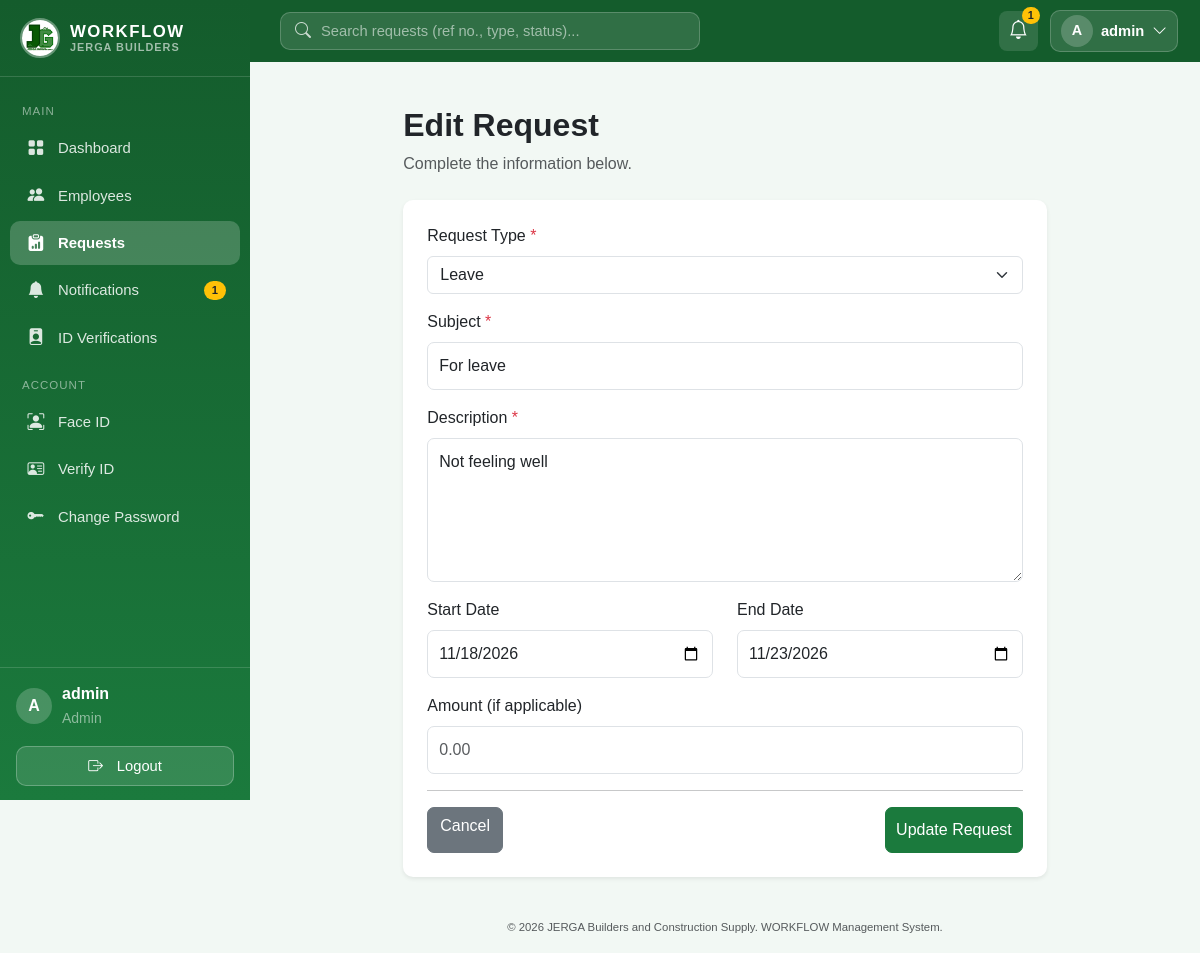
The app's page /requests/3/edit (signed in) with its own data.
### models/user.py (models this page shows, shortened)
class User(UserMixin, db.Model):
    __tablename__ = "users"
    id = db.Column(db.Integer, primary_key=True)
    username = db.Column(db.String(80), unique=True, nullable=False)
    email = db.Column(db.String(120), unique=True, nullable=False)
    password_hash = db.Column(db.String(255), nullable=False)
    role = db.Column(db.String(20), nullable=False, default="employee")  # "admin" | "hr" | "employee"
    is_active = db.Column(db.Boolean, default=True, nullable=False)
    created_at = db.Column(db.DateTime, default=db.func.now())
    employee_id = db.Column(db.Integer, db.ForeignKey("employees.id"), unique=True, nullable=True)
    employee = db.relationship("Employee", back_populates="user")
    submitted_requests = db.relationship(
        "EmployeeRequest", foreign_keys="EmployeeRequest.submitted_by_id", back_populates="submitted_by"
    )
    reviewed_requests = db.relationship(
        "EmployeeRequest", foreign_keys="EmployeeRequest.reviewed_by_id", back_populates="reviewed_by"
    )
    notifications = db.relationship(
        "Notification", back_populates="user", lazy=True, cascade="all, delete-orphan"
    )
    face_encoding = db.Column(db.Text, nullable=True)
    face_enrolled_at = db.Column(db.DateTime, nullable=True)
    face_photo = db.Column(db.String(255), nullable=True)
    reset_code = db.Column(db.String(6), nullable=True)
    reset_code_expires = db.Column(db.DateTime, nullable=True)
    id_document = db.Column(db.String(255), nullable=True)          # uploaded file name
    id_document_type = db.Column(db.String(50), nullable=True)
    id_verified = db.Column(db.Boolean, default=False, nullable=False)
    id_verified_by_id = db.Column(db.Integer, db.ForeignKey("users.id"), nullable=True)

### models/request.py (models this page shows)
class EmployeeRequest(db.Model):
    __tablename__ = "employee_requests"
    id = db.Column(db.Integer, primary_key=True)
    reference_number = db.Column(db.String(50), unique=True, nullable=False)  # e.g. REQ-20260101-A1B2C3
    employee_id = db.Column(db.Integer, db.ForeignKey("employees.id"), nullable=False)
    submitted_by_id = db.Column(db.Integer, db.ForeignKey("users.id"), nullable=False)
    request_type = db.Column(db.String(100), nullable=False)  # Leave, Overtime, etc.
    subject = db.Column(db.String(200), nullable=False)
    description = db.Column(db.Text, nullable=False)
    start_date = db.Column(db.Date, nullable=True)
    end_date = db.Column(db.Date, nullable=True)
    amount = db.Column(db.Numeric(12, 2), nullable=True)  # for cash advances / reimbursements
    status = db.Column(db.String(20), default="Pending", nullable=False)
    cancel_reason = db.Column(db.Text, nullable=True)
    cancelled_at = db.Column(db.DateTime, nullable=True)
    remarks = db.Column(db.Text, nullable=True)
    reviewed_by_id = db.Column(db.Integer, db.ForeignKey("users.id"), nullable=True)
    reviewed_at = db.Column(db.DateTime, nullable=True)
    submitted_at = db.Column(db.DateTime, default=db.func.now())
    updated_at = db.Column(db.DateTime, default=db.func.now(), onupdate=db.func.now())
    employee = db.relationship("Employee", back_populates="requests")
    submitted_by = db.relationship("User", foreign_keys=[submitted_by_id], back_populates="submitted_requests")
    reviewed_by = db.relationship("User", foreign_keys=[reviewed_by_id], back_populates="reviewed_requests")

### routes/requests.py (the view, shortened to what this page needs)
@request_bp.route("/<int:request_id>/edit", methods=["GET", "POST"])
@login_required
def edit_request(request_id):
    employee_request = get_request_or_404(request_id)
    if not can_access_request(employee_request):
        abort(403)
    if employee_request.status != "Pending":
        flash("Only pending requests can be edited.", "warning")
        return redirect_to_view(employee_request)
    return render_template(
        "requests/form.html", employee_request=employee_request, request_types=REQUEST_TYPES, page_title="Edit Request"
    )

### models/user.py (called while the page is built)
@login_manager.user_loader
def load_user(user_id):
    return db.session.get(User, int(user_id))

### routes/requests.py (called while the page is built)
def get_request_or_404(request_id):
    employee_request = db.session.get(EmployeeRequest, request_id)
    if employee_request is None:
        abort(404)
    return employee_request

def can_access_request(employee_request):
    if current_user.role in ("admin", "hr"):
        return True
    return employee_request.submitted_by_id == current_user.id

### templates/requests/form.html (shortened to what this page needs)
{% extends "base.html" %}
{% block content %}
<div class="container py-4">
    <div class="row justify-content-center">
        <div class="col-lg-9">
            <div class="mb-4">
                <h2 class="fw-bold">{{ page_title }}</h2>
                <p class="text-muted">
                    Complete the information below.
                </p>
            </div>
            <div class="card shadow-sm">
                <div class="card-body p-4">
                    <form method="POST">
                        <div class="mb-3">
                            <label class="form-label">
                                Request Type
                                <span class="text-danger">*</span>
                            </label>
                            <select name="request_type"
                                    class="form-select"
                                    required>
                                {% for type in request_types %}
                                    <option value="{{ type }}"
                                        {% if employee_request and employee_request.request_type == type %}
                                            selected
                                        {% endif %}>
                                        {{ type }}
                                    </option>
                                {% endfor %}
                            </select>
                        </div>
                        <div class="mb-3">
                            <label class="form-label">
                                Subject
                                <span class="text-danger">*</span>
                            </label>
                            <input type="text"
                                   name="subject"
                                   class="form-control"
                                   maxlength="200"
                                   value="{{ employee_request.subject if employee_request else request.form.get('subject', '') }}"
                                   placeholder="Enter request subject"
                                   required>
                        </div>
                        <div class="mb-3">
                            <label class="form-label">
                                Description
                                <span class="text-danger">*</span>
                            </label>
                            <textarea name="description"
                                      class="form-control"
                                      rows="5"
                                      placeholder="Explain the reason for your request..."
                                      required>{{ employee_request.description if employee_request else request.form.get('description', '') }}</textarea>
                        </div>
                        <div class="row">
                            <div class="col-md-6 mb-3">
                                <label class="form-label">
                                    Start Date
                                </label>
                                <input type="date"
                                       name="start_date"
                                       class="form-control"
                                       required
                                       value="{{ employee_request.start_date.strftime('%Y-%m-%d') if employee_request and employee_request.start_date else request.form.get('start_date', '') }}">
                            </div>
                            <div class="col-md-6 mb-3">
                                <label class="form-label">
                                    End Date
                                </label>
                                <input type="date"
                                       name="end_date"
                                       class="form-control"
                                       required
                                       value="{{ employee_request.end_date.strftime('%Y-%m-%d') if employee_request and employee_request.end_date else request.form.get('end_date', '') }}">
                            </div>
                        </div>
                        <div class="mb-3">
                            <label class="form-label">
                                Amount (if applicable)
                            </label>
                            <input type="number"
                                   name="amount"
                                   class="form-control"
                                   min="0"
                                   step="0.01"
                                   value="{{ employee_request.amount if employee_request and employee_request.amount is not none else request.form.get('amount', '') }}"
                                   placeholder="0.00">
                        </div>
                        <hr>
                        <div class="d-flex justify-content-between">
                            <a href="{{ url_for('requests.list_requests') }}"
                               class="btn btn-secondary">
                                Cancel
                            </a>
                            <button type="submit"
                                    class="btn btn-success">
                                {{ 'Update Request' if employee_request else 'Submit Request' }}
                            </button>
                        </div>
                    </form>
                </div>
            </div>
        </div>
    </div>
</div>
{% endblock %}

### templates/base.html (shortened to what this page needs)
<!doctype html>
<html lang="en">
<head>
    <link
    rel="stylesheet"
    href="{{ url_for('static', filename='vendor/bootstrap.min.css') }}"
    />
    <link
    rel="stylesheet"
    href="{{ url_for('static', filename='vendor/bootstrap-icons.min.css') }}"
    />
    <link
    rel="stylesheet"
    href="{{ url_for('static', filename='css/style.css') }}"
    />
</head>
<body class="{% if current_user.is_authenticated %}with-sidebar{% endif %}">
    {% if current_user.is_authenticated %}
    <aside class="sidebar" id="sidebar">
    <div class="sidebar-brand">
        <img
        src="{{ url_for('static', filename='img/JERGA.jpg') }}"
        alt="JERGA WORKFLOW logo"
        class="sidebar-logo"
        width="40"
        height="40"
        />
        <div class="sidebar-brand-text">
        <span class="brand-name">WORKFLOW</span>
        <small>JERGA Builders</small>
        </div>
    </div>
    <nav class="sidebar-nav">
        <div class="sidebar-section">Main</div>
        <a
        href="{{ url_for('auth.dashboard') }}"
        class="sidebar-link {% if request.endpoint == 'auth.dashboard' %}active{% endif %}"
        >
        <i class="bi bi-grid-fill sb-icon"></i> Dashboard
        </a>
        {% if current_user.role in ["admin", "hr"] %}
        <a
        href="{{ url_for('employees.list_employees') }}"
        class="sidebar-link {% if request.endpoint and request.endpoint.startswith('employees') %}active{% endif %}"
        >
        <i class="bi bi-people-fill sb-icon"></i> Employees
        </a>
        {% endif %}
        <a
        href="{{ url_for('requests.list_requests') }}"
        class="sidebar-link {% if request.endpoint and request.endpoint.startswith('requests') %}active{% endif %}"
        >
        <i class="bi bi-clipboard-data-fill sb-icon"></i> Requests
        </a>
        <a
          href="{{ url_for('notifications.list_notifications') }}"
          class="sidebar-link {% if request.endpoint and request.endpoint.startswith('notifications') %}active{% endif %}"
        >
          <i class="bi bi-bell-fill sb-icon"></i> Notifications {% if
          unread_notification_count > 0 %}
          <span class="sidebar-badge ms-auto"
            >{{ unread_notification_count }}</span
          >
          {% endif %}
        </a>
        {% if current_user.role == "admin" %}
        <a
          href="{{ url_for('biometrics.admin_verifications') }}"
          class="sidebar-link {% if request.endpoint == 'biometrics.admin_verifications' %}active{% endif %}"
        >
          <i class="bi bi-person-badge-fill sb-icon"></i> ID Verifications
        </a>
        {% endif %}
        <div class="sidebar-section">Account</div>
        <a
          href="{{ url_for('biometrics.enroll') }}"
          class="sidebar-link {% if request.endpoint == 'biometrics.enroll' %}active{% endif %}"
          title="Face ID settings"
        >
          <i class="bi bi-person-bounding-box sb-icon"></i> Face ID
        </a>
        <a
          href="{{ url_for('biometrics.verify_id') }}"
          class="sidebar-link {% if request.endpoint == 'biometrics.verify_id' %}active{% endif %}"
          title="Valid ID verification"
        >
          <i class="bi bi-person-vcard sb-icon"></i>
          {% if current_user.id_verified %} ID Verified {% elif
          current_user.id_document %} ID Pending {% else %} Verify ID {% endif
          %}
        </a>
        <a
          href="{{ url_for('account.change_password') }}"
          class="sidebar-link {% if request.endpoint == 'account.change_password' %}active{% endif %}"
          title="Change password"
        >
          <i class="bi bi-key-fill sb-icon"></i> Change Password
        </a>
      </nav>
      <div class="sidebar-footer">
        <div class="sidebar-user">
          <div class="avatar">{{ current_user.username|first|upper }}</div>
          <div class="sidebar-user-info">
            <div class="fw-semibold">{{ current_user.username }}</div>
            <small class="text-white-50">{{ current_user.role|title }}</small>
          </div>
        </div>
        <a
          href="{{ url_for('auth.logout') }}"
          class="sidebar-logout w-100 mt-3"
          type="button"
        >
          <i class="bi bi-box-arrow-right me-2"></i>Logout
        </a>
      </div>
    </aside>
    <header class="topbar">
      <form
        class="topbar-search"
        method="GET"
        action="{{ url_for('requests.list_requests') }}"
        role="search"
      >
        <i class="bi bi-search"></i>
        <input
          type="search"
          name="q"
          value="{{ request.args.get('q', '') }}"
          placeholder="Search requests (ref no., type, status)..."
          aria-label="Search requests"
        />
      </form>
      <div class="topbar-actions">
        <a
          href="{{ url_for('notifications.list_notifications') }}"
          class="topbar-bell"
          title="Notifications"
        >
          <i class="bi bi-bell"></i>
          {% if unread_notification_count > 0 %}
          <span class="topbar-bell-badge">{{ unread_notification_count }}</span>
          {% endif %}
        </a>
        <div class="dropdown">
          <button
            class="topbar-profile"
            type="button"
            data-bs-toggle="dropdown"
            data-bs-display="static"
            aria-expanded="false"
          >
            <span class="avatar avatar-sm"
              >{{ current_user.username|first|upper }}</span
            >
            <span class="topbar-name d-none d-sm-inline"
              >{{ current_user.username }}</span
            >
            <i class="bi bi-chevron-down d-none d-sm-inline"></i>
          </button>
        </div>
      </div>
    </header>
    {% endif %}
    <main class="app-main">
       {% block content %}{% endblock %}
    </main>
    <footer class="text-center py-3 text-muted app-footer">
      <small>
        &copy; 2026 JERGA Builders and Construction Supply. WORKFLOW Management
        System.
      </small>
    </footer>
  </body>
</html>

### records on screen
User: username|first "A", username "admin", role "Admin"
EmployeeRequest: request_type "Leave", subject "For leave", description "Not feeling well", start_date "11/18/2026", end_date "11/23/2026"

### other values on screen
{{ unread_notification_count }} "1"
{{ page_title }} "Edit Request"
{{ 'Update Request' if employee_request else 'Submit Request' }} "Update Request"
